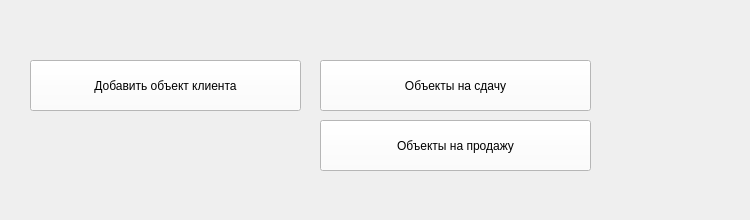
    <widget class="QWidget" name="page_objectsC">
     <widget class="QFrame" name="frame_clients_5">
      <property name="geometry">
       <rect>
        <x>20</x>
        <y>40</y>
        <width>721</width>
        <height>171</height>
       </rect>
      </property>
      <property name="styleSheet">
       <string notr="true">background-color: transparent;</string>
      </property>
      <property name="frameShape">
       <enum>QFrame::StyledPanel</enum>
      </property>
      <property name="frameShadow">
       <enum>QFrame::Raised</enum>
      </property>
      <widget class="QPushButton" name="bt_clientsReg_5">
       <property name="geometry">
        <rect>
         <x>10</x>
         <y>20</y>
         <width>271</width>
         <height>51</height>
        </rect>
       </property>
       <property name="styleSheet">
        <string notr="true">background-color: rgb(255,255,255);
color: rgb(0, 0, 0);</string>
       </property>
       <property name="text">
        <string>Добавить объект клиента</string>
       </property>
      </widget>
      <widget class="QPushButton" name="bt_clientsReg_14">
       <property name="geometry">
        <rect>
         <x>300</x>
         <y>20</y>
         <width>271</width>
         <height>51</height>
        </rect>
       </property>
       <property name="styleSheet">
        <string notr="true">background-color: rgb(255,255,255);
color: rgb(0, 0, 0);</string>
       </property>
       <property name="text">
        <string>Объекты на сдачу</string>
       </property>
      </widget>
      <widget class="QPushButton" name="bt_clientsReg_15">
       <property name="geometry">
        <rect>
         <x>300</x>
         <y>80</y>
         <width>271</width>
         <height>51</height>
        </rect>
       </property>
       <property name="styleSheet">
        <string notr="true">background-color: rgb(255,255,255);
color: rgb(0, 0, 0);</string>
       </property>
       <property name="text">
        <string>Объекты на продажу</string>
       </property>
      </widget>
     </widget>
    </widget>
